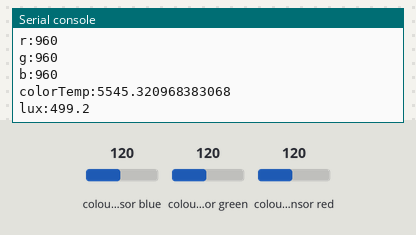
Bench run of a program on a simulated BBC micro:bit (MakeCode). Shown: the last lines printed to the serial console. The inputs (shaded band) are chosen by the test bench; at power-on: colour sensor blue 120, colour sensor green 120, colour sensor red 120.

Above: at 1.2 s.
1.3 s: colour sensor blue set to 5
At 2.6 s:
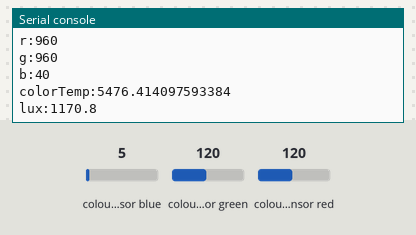
2.8 s: colour sensor green set to 5
At 4.2 s:
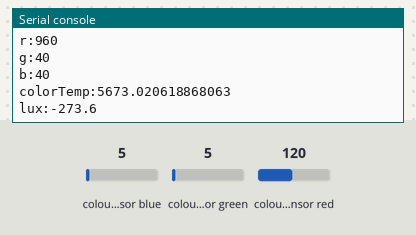
4.3 s: colour sensor red set to 5
At 7.0 s:
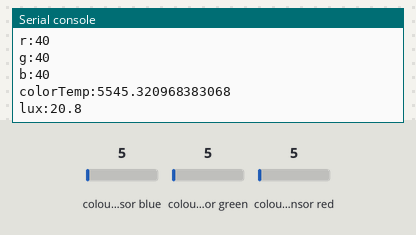
Timing chart, 0 to 8.5 s (numbered marks = the images above; inputs shaded):
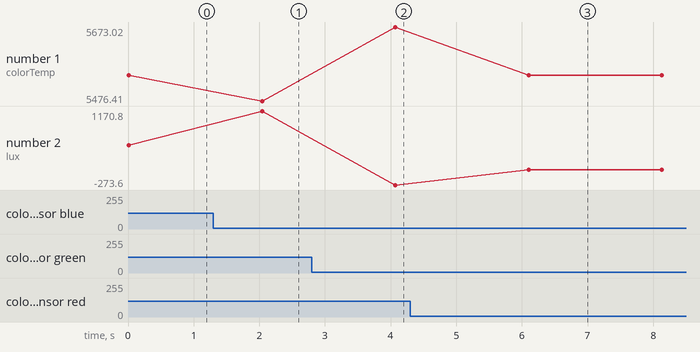

Measured:
- after the input at 1.3 s, the serial console: prints a new line after 0.74 s (image 1)
- after the input at 2.8 s, the serial console: prints a new line after 1.3 s (image 2)
- after the input at 4.3 s, the serial console: prints a new line after 1.8 s (image 3)
- plotted number 1: 5545.32 → 5476.41 after the input at 1.3 s, 5476.41 → 5673.02 after the input at 2.8 s, 5673.02 → 5545.32 after the input at 4.3 s
- plotted number 2: 499.2 → 1170.8 after the input at 1.3 s, 1170.8 → -273.6 after the input at 2.8 s, -273.6 → 20.8 after the input at 4.3 s

The program:

main.ts
```typescript
enum tcs34725IntegrationTime_t
{
  TCS34725_INTEGRATIONTIME_2_4MS  = 0xFF,   /**<  2.4ms - 1 cycle    - Max Count: 1024  */
  TCS34725_INTEGRATIONTIME_24MS   = 0xF6,   /**<  24ms  - 10 cycles  - Max Count: 10240 */
  TCS34725_INTEGRATIONTIME_50MS   = 0xEB,   /**<  50ms  - 20 cycles  - Max Count: 20480 */
  TCS34725_INTEGRATIONTIME_101MS  = 0xD5,   /**<  101ms - 42 cycles  - Max Count: 43008 */
  TCS34725_INTEGRATIONTIME_154MS  = 0xC0,   /**<  154ms - 64 cycles  - Max Count: 65535 */
  TCS34725_INTEGRATIONTIME_700MS  = 0x00    /**<  700ms - 256 cycles - Max Count: 65535 */
}
 enum tcs34725Gain_t
{
  TCS34725_GAIN_1X                = 0x00,   /**<  No gain  */
  TCS34725_GAIN_4X                = 0x01,   /**<  4x gain  */
  TCS34725_GAIN_16X               = 0x02,   /**<  16x gain */
  TCS34725_GAIN_60X               = 0x03    /**<  60x gain */
}
/**
 * 自定义图形块
 */
//% weight=100 color=#0855AA icon="O" block="TCS34725颜色传感器"
namespace TCS34725_I2C {
    let TCS34725_ADDRESS  = 0x29;
    let TCS34725_COMMAND_BIT = 0x80;
    let TCS34725_ENABLE      = 0x00;
    let TCS34725_ENABLE_AIEN = 0x10;   /* RGBC Interrupt Enable */
    let TCS34725_ENABLE_WEN  = 0x08;   /* Wait enable - Writing 1 activates the wait timer */
    let TCS34725_ENABLE_AEN  = 0x02;   /* RGBC Enable - Writing 1 actives the ADC, 0 disables it */
    let TCS34725_ENABLE_PON  = 0x01;   /* Power on - Writing 1 activates the internal oscillator, 0 disables it */
    let TCS34725_ATIME       = 0x01;   /* Integration time */
    let TCS34725_WTIME       = 0x03;   /* Wait time (if TCS34725_ENABLE_WEN is asserted) */
    let TCS34725_WTIME_2_4MS = 0xFF;   /* WLONG0 = 2.4ms   WLONG1 = 0.029s */
    let TCS34725_WTIME_204MS = 0xAB;   /* WLONG0 = 204ms   WLONG1 = 2.45s  */
    let TCS34725_WTIME_614MS = 0x00;    /* WLONG0 = 614ms   WLONG1 = 7.4s   */
    let TCS34725_AILTL       = 0x04;   /* Clear channel lower interrupt threshold */
    let TCS34725_AILTH       = 0x05;
    let TCS34725_AIHTL       = 0x06;   /* Clear channel upper interrupt threshold */
    let TCS34725_AIHTH       = 0x07;
    let TCS34725_PERS        = 0x0C;      /* Persistence register - basic SW filtering mechanism for interrupts */
    let TCS34725_PERS_NONE     = 0b0000;  /* Every RGBC cycle generates an interrupt                                */
    let TCS34725_PERS_1_CYCLE  = 0b0001;  /* 1 clean channel value outside threshold range generates an interrupt   */
    let TCS34725_PERS_2_CYCLE  = 0b0010;   /* 2 clean channel values outside threshold range generates an interrupt  */
    let TCS34725_PERS_3_CYCLE  = 0b0011;  /* 3 clean channel values outside threshold range generates an interrupt  */
    let TCS34725_PERS_5_CYCLE  = 0b0100;  /* 5 clean channel values outside threshold range generates an interrupt  */
    let TCS34725_PERS_10_CYCLE = 0b0101;  /* 10 clean channel values outside threshold range generates an interrupt */
    let TCS34725_PERS_15_CYCLE = 0b0110;  /* 15 clean channel values outside threshold range generates an interrupt */
    let TCS34725_PERS_20_CYCLE = 0b0111;  /* 20 clean channel values outside threshold range generates an interrupt */
    let TCS34725_PERS_25_CYCLE = 0b1000;  /* 25 clean channel values outside threshold range generates an interrupt */
    let TCS34725_PERS_30_CYCLE = 0b1001;  /* 30 clean channel values outside threshold range generates an interrupt */
    let TCS34725_PERS_35_CYCLE = 0b1010; /* 35 clean channel values outside threshold range generates an interrupt */
    let TCS34725_PERS_40_CYCLE = 0b1011;  /* 40 clean channel values outside threshold range generates an interrupt */
    let TCS34725_PERS_45_CYCLE = 0b1100; /* 45 clean channel values outside threshold range generates an interrupt */
    let TCS34725_PERS_50_CYCLE = 0b1101;  /* 50 clean channel values outside threshold range generates an interrupt */
    let TCS34725_PERS_55_CYCLE = 0b1110;  /* 55 clean channel values outside threshold range generates an interrupt */
    let TCS34725_PERS_60_CYCLE = 0b1111;  /* 60 clean channel values outside threshold range generates an interrupt */
    let TCS34725_CONFIG        = 0x0D;
    let TCS34725_CONFIG_WLONG  = 0x02;    /* Choose between short and long (12x) wait times via TCS34725_WTIME */
    let TCS34725_CONTROL       = 0x0F;    /* Set the gain level for the sensor */
    let TCS34725_ID            = 0x12;    /* 0x44 = TCS34721/TCS34725, 0x4D = TCS34723/TCS34727 */
    let TCS34725_STATUS        = 0x13;
    let TCS34725_STATUS_AINT   = 0x10;    /* RGBC Clean channel interrupt */
    let TCS34725_STATUS_AVALID = 0x01;    /* Indicates that the RGBC channels have completed an integration cycle */
    let TCS34725_CDATAL        = 0x14;    /* Clear channel data */
    let TCS34725_CDATAH        = 0x15;
    let TCS34725_RDATAL        = 0x16;    /* Red channel data */
    let TCS34725_RDATAH        = 0x17;
    let TCS34725_GDATAL        = 0x18;    /* Green channel data */
    let TCS34725_GDATAH        = 0x19;
    let TCS34725_BDATAL        = 0x1A;    /* Blue channel data */
    let TCS34725_BDATAH        = 0x1B;

    let _tcs34725Initialised:number;
    let _tcs34725Gain:tcs34725Gain_t;
    let _tcs34725IntegrationTime:tcs34725IntegrationTime_t;
    let r:number;
    let g:number;
    let b:number;
    let c:number;

    function setreg(reg: number, dat: number): void {
        pins.i2cWriteNumber(TCS34725_ADDRESS, TCS34725_COMMAND_BIT|reg, NumberFormat.UInt8BE);
        pins.i2cWriteNumber(TCS34725_ADDRESS,  dat&0xFF, NumberFormat.UInt8BE);
    }
    function getreg(reg: number): number {
        pins.i2cWriteNumber(TCS34725_ADDRESS, TCS34725_COMMAND_BIT | reg, NumberFormat.UInt8BE);
        return pins.i2cReadNumber(TCS34725_ADDRESS, NumberFormat.UInt8BE);
    }

    function getUInt16LE(reg: number): number {
        pins.i2cWriteNumber(TCS34725_ADDRESS, TCS34725_COMMAND_BIT | reg, NumberFormat.UInt8BE);
        return pins.i2cReadNumber(TCS34725_ADDRESS, NumberFormat.UInt16LE);
    }

    function getInt16LE(reg: number): number {
        pins.i2cWriteNumber(TCS34725_ADDRESS, TCS34725_COMMAND_BIT | reg, NumberFormat.UInt8BE);
        return pins.i2cReadNumber(TCS34725_ADDRESS, NumberFormat.Int16LE);
    }

    function enable(): void {
        setreg(TCS34725_ENABLE, TCS34725_ENABLE_PON);
        basic.pause(3);
        setreg(TCS34725_ENABLE, TCS34725_ENABLE_PON | TCS34725_ENABLE_AEN);
    }
    function disable(): void {
      let reg = 0;
      reg = getreg(TCS34725_ENABLE);
      setreg(TCS34725_ENABLE, reg & ~(TCS34725_ENABLE_PON | TCS34725_ENABLE_AEN));
    }
     function setIntLimits(low:number, high:number):void {
        setreg(0x04, low & 0xFF);
        setreg(0x05, low >> 8);
        setreg(0x06, high & 0xFF);
        setreg(0x07, high >> 8);
     }
    function setIntegrationTime(it:tcs34725IntegrationTime_t):void{
        setreg(TCS34725_ATIME, it);    /* Update the timing register */
        _tcs34725IntegrationTime = it; /* Update value placeholders */
    }
    function setGain(gain:tcs34725Gain_t):void{
        setreg(TCS34725_CONTROL, gain);  /* Update the timing register */
        _tcs34725Gain = gain;/* Update value placeholders */
    }
    /**
     * 初始化颜色传感器
     */
    //% blockId="INIT_TCS34725" block="初始化颜色传感器"
    //% weight=100 color=#000011
    export function init_TCS34725(): void {
        /* Make sure we're actually connected */
        let x:number;
        _tcs34725Gain=tcs34725Gain_t.TCS34725_GAIN_1X;
        _tcs34725IntegrationTime=tcs34725IntegrationTime_t.TCS34725_INTEGRATIONTIME_2_4MS;
        x = getreg(TCS34725_ID);
        if ((x != 0x44) && (x != 0x10))
        {
          return;
        }
        _tcs34725Initialised = 1;
        setIntegrationTime(_tcs34725IntegrationTime);  /* Set default integration time and gain */
        setGain(_tcs34725Gain);
        enable(); /* Note: by default, the device is in power down mode on bootup */
    }
    /**
     * 从传感器读取原始颜色值.
     */
    //% blockId="GET_RAW_DATA" block="从传感器读取原始颜色值"
    //% weight=100 color=#000012
    export function getRawData ():void{
        c = getUInt16LE(TCS34725_CDATAL);
        r = getUInt16LE(TCS34725_RDATAL);
        g = getUInt16LE(TCS34725_GDATAL);
        b = getUInt16LE(TCS34725_BDATAL);
        /* Set a delay for the integration time */
        switch (_tcs34725IntegrationTime){
            case tcs34725IntegrationTime_t.TCS34725_INTEGRATIONTIME_2_4MS:
                basic.pause(3);
            break;
            case tcs34725IntegrationTime_t.TCS34725_INTEGRATIONTIME_24MS:
                basic.pause(24);
            break;
            case tcs34725IntegrationTime_t.TCS34725_INTEGRATIONTIME_50MS:
                basic.pause(50);
            break;
            case tcs34725IntegrationTime_t.TCS34725_INTEGRATIONTIME_101MS:
                basic.pause(101);
            break;
            case tcs34725IntegrationTime_t.TCS34725_INTEGRATIONTIME_154MS:
                basic.pause(154);
            break;
            case tcs34725IntegrationTime_t.TCS34725_INTEGRATIONTIME_700MS:
                basic.pause(700);
            break;
        }
    }
    /**
     * 计算色温值.
     */
    //% blockId="CALCULATE_TEMPERATURE" block="计算色温值"
    //% weight=90 blockGap=8
    export function calculateColorTemperature():number{

        let X:number;
        let Y:number;
        let Z:number;      /* RGB to XYZ correlation      */
        let xc:number;
        let yc:number;       /* Chromaticity co-ordinates   */
        let n:number;           /* McCamy's formula            */
        let cct:number;

        /* 1. Map RGB values to their XYZ counterparts.    */
        /* Based on 6500K fluorescent, 3000K fluorescent   */
        /* and 60W incandescent values for a wide range.   */
        /* Note: Y = Illuminance or lux                    */
        X = (-14* r) + (155* g) + (-96* b);
        Y = (-32* r) + (158* g) + (-74* b);
        Z = (-68* r) + (77* g) + ( 56* b);

        /* 2. Calculate the chromaticity co-ordinates      */
        xc = (X) / (X + Y + Z);
        yc = (Y) / (X + Y + Z);

        /* 3. Use McCamy's formula to determine the CCT    */
        n = (100*xc - 33) / (18- 100*yc);

        /* Calculate the final CCT */
        cct =((449* Math.pow(n, 3))/1000000 + (3525 * Math.pow(n, 2))/10000 + (6823 * n)/100 + 5520);

        /* Return the results in degrees Kelvin */
        return cct;
    }
    /**
     * 计算光强值.
     */
    //% blockId="CALCULATE_LUX" block="计算光强值"
    //% weight=90 blockGap=8
    export function calculateLux() : number{
          let illuminance:number;
          /* This only uses RGB ... how can we integrate clear or calculate lux */
          /* based exclusively on clear since this might be more reliable?      */
          illuminance = (-32* r + 157 * g -73 * b)/100;
          return illuminance;
    }
     /**
     * 计算红色值.
     */
    //% blockId="GET_R_COLOR_DATA" block="计算红色值"
    //% weight=90 blockGap=8
    export function get_r_data() : number{
        return r;
  }
       /**
     * 计算绿色值.
     */
    //% blockId="GET_G_COLOR_DATA" block="计算绿色值"
    //% weight=90 blockGap=8
    export function get_g_data() : number{
        return g;
  }
       /**
     * 计算蓝色值.
     */
    //% blockId="GET_B_COLOR_DATA" block="计算蓝色值"
    //% weight=90 blockGap=8
    export function get_b_data() : number{
        return b;
  }
}
```

test.ts
```typescript
// tests go here; this will not be compiled when this package is used as a library
// tests go here; this will not be compiled when this package is used as a library
TCS34725_I2C.init_TCS34725();
basic.forever(() => {
    TCS34725_I2C.getRawData();
    serial.writeValue("r", TCS34725_I2C.get_r_data())
    serial.writeValue("g", TCS34725_I2C.get_g_data())
    serial.writeValue("b", TCS34725_I2C.get_b_data())
    serial.writeValue("colorTemp", TCS34725_I2C.calculateColorTemperature())
    serial.writeValue("lux", TCS34725_I2C.calculateLux())
    basic.pause(2000)
})
```
